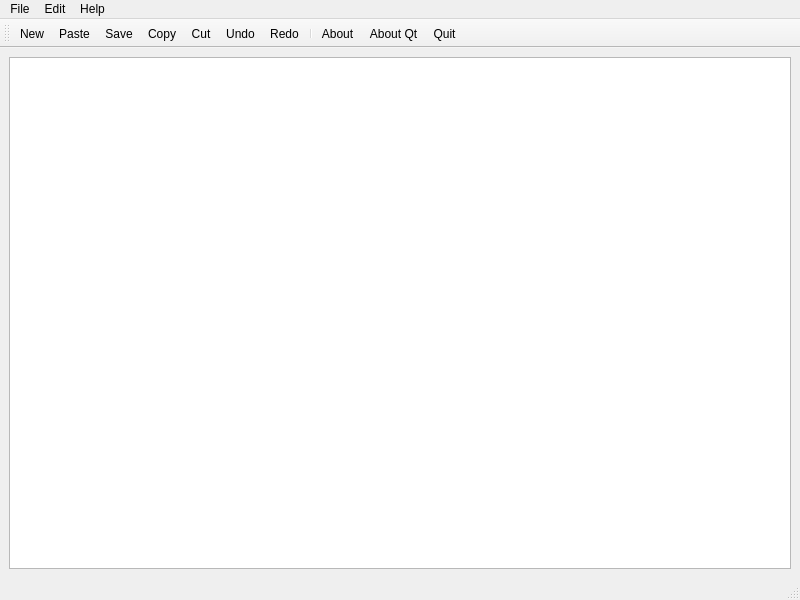
<?xml version="1.0" encoding="UTF-8"?>
<ui version="4.0">
 <class>MainWindow</class>
 <widget class="QMainWindow" name="MainWindow">
  <property name="geometry">
   <rect>
    <x>0</x>
    <y>0</y>
    <width>800</width>
    <height>600</height>
   </rect>
  </property>
  <property name="windowTitle">
   <string>MainWindow</string>
  </property>
  <widget class="QWidget" name="centralwidget">
   <layout class="QVBoxLayout" name="verticalLayout">
    <item>
     <widget class="QTextEdit" name="textEdit"/>
    </item>
   </layout>
  </widget>
  <widget class="QMenuBar" name="menubar">
   <property name="geometry">
    <rect>
     <x>0</x>
     <y>0</y>
     <width>800</width>
     <height>22</height>
    </rect>
   </property>
   <widget class="QMenu" name="menuFile">
    <property name="title">
     <string>File</string>
    </property>
    <addaction name="actionNew"/>
    <addaction name="actionQuit"/>
    <addaction name="actionSave"/>
   </widget>
   <widget class="QMenu" name="menuEdit">
    <property name="title">
     <string>Edit</string>
    </property>
    <addaction name="actionCopy"/>
    <addaction name="actionCut"/>
    <addaction name="actionPaste"/>
    <addaction name="separator"/>
    <addaction name="actionUndo"/>
    <addaction name="separator"/>
    <addaction name="actionRedo"/>
   </widget>
   <widget class="QMenu" name="menuHelp">
    <property name="title">
     <string>Help</string>
    </property>
    <addaction name="actionAbout"/>
    <addaction name="actionAbout_Qt"/>
   </widget>
   <addaction name="menuFile"/>
   <addaction name="menuEdit"/>
   <addaction name="menuHelp"/>
  </widget>
  <widget class="QStatusBar" name="statusbar"/>
  <widget class="QToolBar" name="toolBar">
   <property name="windowTitle">
    <string>toolBar</string>
   </property>
   <property name="iconSize">
    <size>
     <width>32</width>
     <height>32</height>
    </size>
   </property>
   <attribute name="toolBarArea">
    <enum>TopToolBarArea</enum>
   </attribute>
   <attribute name="toolBarBreak">
    <bool>false</bool>
   </attribute>
   <addaction name="actionNew"/>
   <addaction name="actionPaste"/>
   <addaction name="actionSave"/>
   <addaction name="actionCopy"/>
   <addaction name="actionCut"/>
   <addaction name="actionUndo"/>
   <addaction name="actionRedo"/>
   <addaction name="separator"/>
   <addaction name="actionAbout"/>
   <addaction name="actionAbout_Qt"/>
   <addaction name="actionQuit"/>
  </widget>
  <action name="actionQuit">
   <property name="icon">
    <iconset resource="Resources.qrc">
     <normaloff>:/Images/quit.png</normaloff>:/Images/quit.png</iconset>
   </property>
   <property name="text">
    <string>Quit</string>
   </property>
  </action>
  <action name="actionCopy">
   <property name="icon">
    <iconset resource="Resources.qrc">
     <normaloff>:/Images/copy.png</normaloff>:/Images/copy.png</iconset>
   </property>
   <property name="text">
    <string>Copy</string>
   </property>
  </action>
  <action name="actionCut">
   <property name="icon">
    <iconset resource="Resources.qrc">
     <normaloff>:/Images/cut-48.png</normaloff>:/Images/cut-48.png</iconset>
   </property>
   <property name="text">
    <string>Cut</string>
   </property>
  </action>
  <action name="actionPaste">
   <property name="icon">
    <iconset resource="Resources.qrc">
     <normaloff>:/Images/paste.png</normaloff>:/Images/paste.png</iconset>
   </property>
   <property name="text">
    <string>Paste</string>
   </property>
  </action>
  <action name="actionUndo">
   <property name="icon">
    <iconset resource="Resources.qrc">
     <normaloff>:/Images/undo.png</normaloff>:/Images/undo.png</iconset>
   </property>
   <property name="text">
    <string>Undo</string>
   </property>
  </action>
  <action name="actionRedo">
   <property name="icon">
    <iconset resource="Resources.qrc">
     <normaloff>:/Images/redo.png</normaloff>:/Images/redo.png</iconset>
   </property>
   <property name="text">
    <string>Redo</string>
   </property>
  </action>
  <action name="actionAbout">
   <property name="icon">
    <iconset resource="Resources.qrc">
     <normaloff>:/Images/about.png</normaloff>:/Images/about.png</iconset>
   </property>
   <property name="text">
    <string>About</string>
   </property>
  </action>
  <action name="actionAbout_Qt">
   <property name="icon">
    <iconset resource="Resources.qrc">
     <normaloff>:/Images/aboutQt.png</normaloff>:/Images/aboutQt.png</iconset>
   </property>
   <property name="text">
    <string>About Qt</string>
   </property>
  </action>
  <action name="actionNew">
   <property name="icon">
    <iconset resource="Resources.qrc">
     <normaloff>:/Images/new.png</normaloff>:/Images/new.png</iconset>
   </property>
   <property name="text">
    <string>New</string>
   </property>
  </action>
  <action name="actionSave">
   <property name="icon">
    <iconset resource="Resources.qrc">
     <normaloff>:/Images/save.png</normaloff>:/Images/save.png</iconset>
   </property>
   <property name="text">
    <string>Save</string>
   </property>
  </action>
 </widget>
 <resources>
  <include location="Resources.qrc"/>
 </resources>
 <connections/>
</ui>
